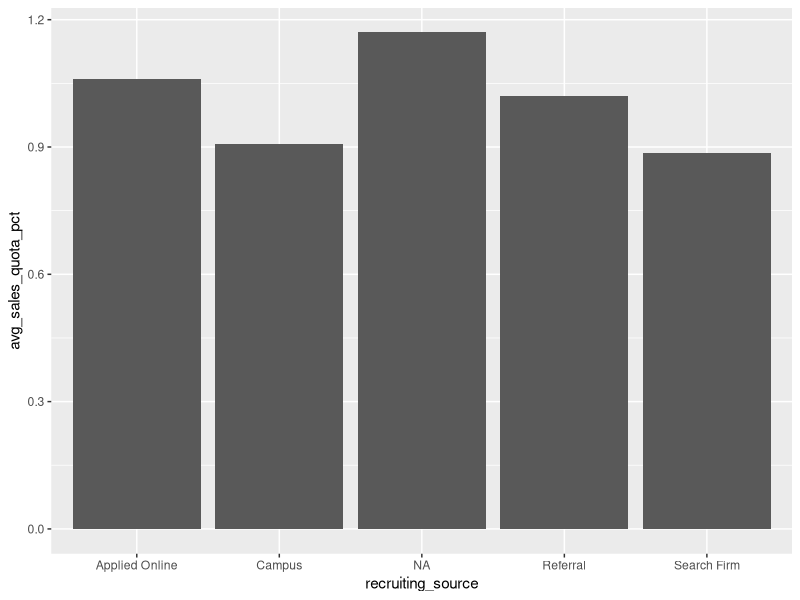
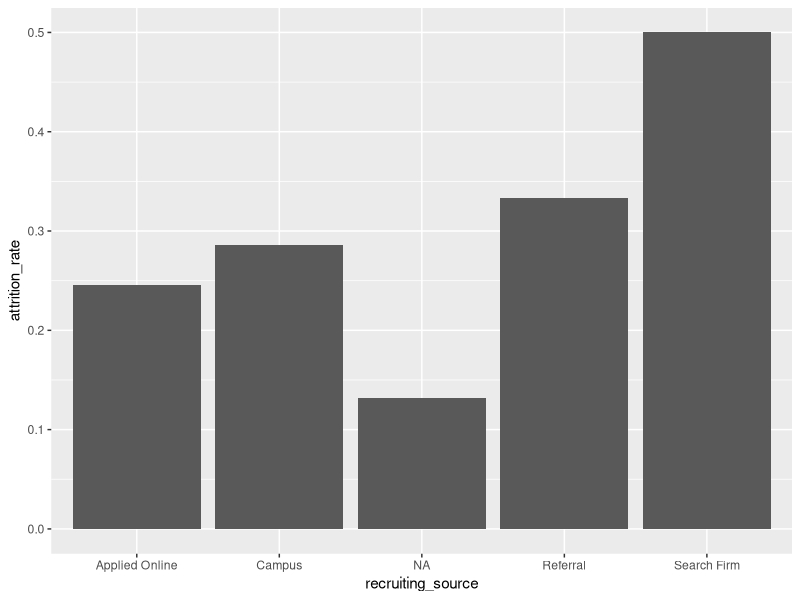

These figures' R source, in order:
# Load the ggplot2 package
library(dplyr)
library(ggplot2)

avg_sales <- data.frame(
  recruiting_source = c("Applied Online", "Campus", "Referral", "Search Firm", "NA"), 
  avg_sales_quota_pct=c(1.06, 0.908, 1.02, 0.887, 1.17)
)

# Plot the bar chart
ggplot(avg_sales, aes(x=recruiting_source,y=avg_sales_quota_pct)) +
  geom_col()

avg_attrition <- data.frame(
  recruiting_source = c("NA", "Applied Online", "Campus", "Referral", "Search Firm"), 
  attrition_rate=c(0.132, 0.246, 0.286, 0.333, 0.5)
)

# Plot the bar chart
ggplot(avg_attrition,aes(x=recruiting_source, y=attrition_rate)) +
  geom_col()
